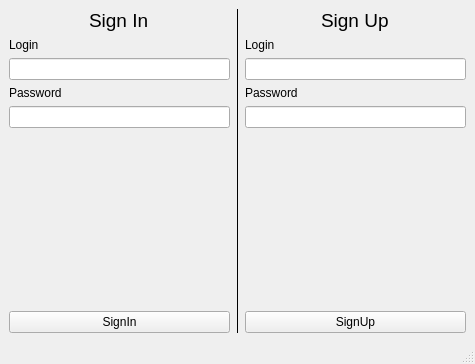
<?xml version="1.0" encoding="UTF-8"?>
<ui version="4.0">
 <class>LoginWindow</class>
 <widget class="QMainWindow" name="LoginWindow">
  <property name="geometry">
   <rect>
    <x>0</x>
    <y>0</y>
    <width>475</width>
    <height>364</height>
   </rect>
  </property>
  <property name="windowTitle">
   <string>Login</string>
  </property>
  <widget class="QWidget" name="centralwidget">
   <property name="autoFillBackground">
    <bool>true</bool>
   </property>
   <layout class="QHBoxLayout" name="horizontalLayout">
    <item>
     <layout class="QVBoxLayout" name="verticalLayout">
      <item alignment="Qt::AlignHCenter">
       <widget class="QLabel" name="label_3">
        <property name="font">
         <font>
          <pointsize>14</pointsize>
         </font>
        </property>
        <property name="text">
         <string>Sign In</string>
        </property>
       </widget>
      </item>
      <item>
       <widget class="QLabel" name="label">
        <property name="text">
         <string>Login</string>
        </property>
       </widget>
      </item>
      <item>
       <widget class="QLineEdit" name="loginSignInField">
        <property name="inputMask">
         <string notr="true"/>
        </property>
        <property name="maxLength">
         <number>32</number>
        </property>
       </widget>
      </item>
      <item>
       <widget class="QLabel" name="label_2">
        <property name="text">
         <string>Password</string>
        </property>
       </widget>
      </item>
      <item>
       <widget class="QLineEdit" name="passwordSignInField">
        <property name="inputMask">
         <string notr="true"/>
        </property>
        <property name="maxLength">
         <number>32</number>
        </property>
        <property name="echoMode">
         <enum>QLineEdit::Password</enum>
        </property>
       </widget>
      </item>
      <item>
       <spacer name="verticalSpacer">
        <property name="orientation">
         <enum>Qt::Vertical</enum>
        </property>
        <property name="sizeHint" stdset="0">
         <size>
          <width>20</width>
          <height>40</height>
         </size>
        </property>
       </spacer>
      </item>
      <item>
       <widget class="QPushButton" name="signInButton">
        <property name="text">
         <string>SignIn</string>
        </property>
       </widget>
      </item>
     </layout>
    </item>
    <item>
     <widget class="Line" name="line">
      <property name="frameShadow">
       <enum>QFrame::Plain</enum>
      </property>
      <property name="lineWidth">
       <number>1</number>
      </property>
      <property name="orientation">
       <enum>Qt::Vertical</enum>
      </property>
     </widget>
    </item>
    <item>
     <layout class="QVBoxLayout" name="verticalLayout_2">
      <item alignment="Qt::AlignHCenter">
       <widget class="QLabel" name="label_4">
        <property name="font">
         <font>
          <pointsize>14</pointsize>
         </font>
        </property>
        <property name="text">
         <string>Sign Up</string>
        </property>
       </widget>
      </item>
      <item>
       <widget class="QLabel" name="label_5">
        <property name="text">
         <string>Login</string>
        </property>
       </widget>
      </item>
      <item>
       <widget class="QLineEdit" name="loginSignUpField">
        <property name="inputMask">
         <string notr="true"/>
        </property>
        <property name="maxLength">
         <number>32</number>
        </property>
       </widget>
      </item>
      <item>
       <widget class="QLabel" name="label_6">
        <property name="text">
         <string>Password</string>
        </property>
       </widget>
      </item>
      <item>
       <widget class="QLineEdit" name="passwordSignUpField">
        <property name="inputMask">
         <string notr="true"/>
        </property>
        <property name="maxLength">
         <number>32</number>
        </property>
        <property name="echoMode">
         <enum>QLineEdit::Password</enum>
        </property>
       </widget>
      </item>
      <item>
       <spacer name="verticalSpacer_2">
        <property name="orientation">
         <enum>Qt::Vertical</enum>
        </property>
        <property name="sizeHint" stdset="0">
         <size>
          <width>20</width>
          <height>40</height>
         </size>
        </property>
       </spacer>
      </item>
      <item>
       <widget class="QPushButton" name="signUpButton">
        <property name="text">
         <string>SignUp</string>
        </property>
       </widget>
      </item>
     </layout>
    </item>
   </layout>
  </widget>
  <widget class="QStatusBar" name="statusbar"/>
 </widget>
 <resources/>
 <connections/>
</ui>
